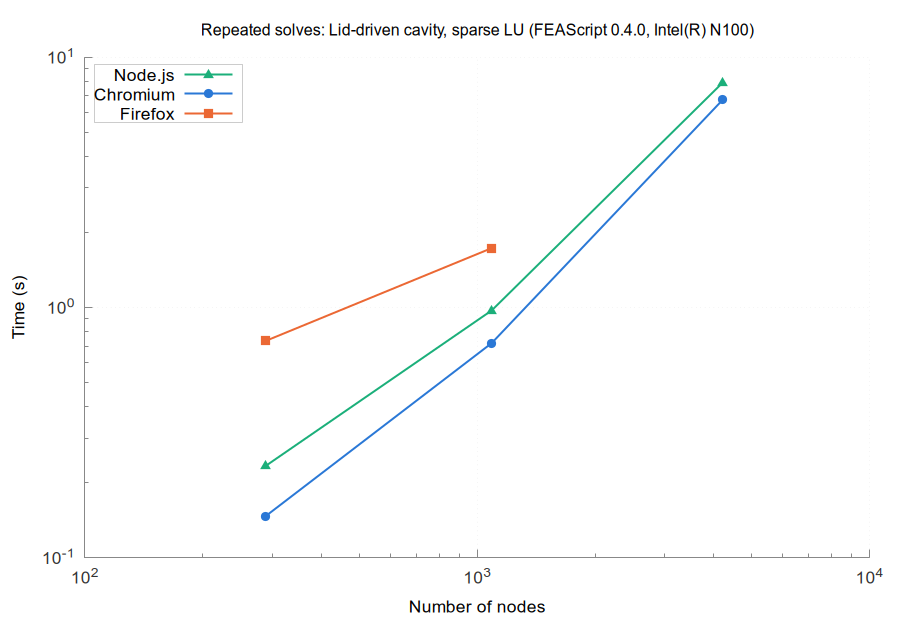

The script that saved this image:
set terminal pngcairo size 900,620 font 'Arial,13'
set border 3 lc rgb '#888888'; set tics nomirror tc rgb '#333333'
set grid lc rgb '#e6e6e6' lw 1; set key top left box lc rgb '#cccccc' opaque
set logscale xy; set format y '10^{%L}'; set format x '10^{%L}'
set output 'browsers_Lid_driven_cavity_sparse_LU_repeated.png'
set title 'Repeated solves: Lid-driven cavity, sparse LU (FEAScript 0.4.0, Intel(R) N100)' font 'Arial,12'
set xlabel 'Number of nodes'
set ylabel 'Time (s)'
plot 'browsers_Lid_driven_cavity_sparse_LU_repeated_node.dat' u 1:2 w lp lw 2 pt 9 ps 1.2 lc rgb '#1baf7a' t 'Node.js', \
     'browsers_Lid_driven_cavity_sparse_LU_repeated_chromium.dat' u 1:2 w lp lw 2 pt 7 ps 1.2 lc rgb '#2a78d6' t 'Chromium', \
     'browsers_Lid_driven_cavity_sparse_LU_repeated_firefox.dat' u 1:2 w lp lw 2 pt 5 ps 1.2 lc rgb '#eb6834' t 'Firefox'
